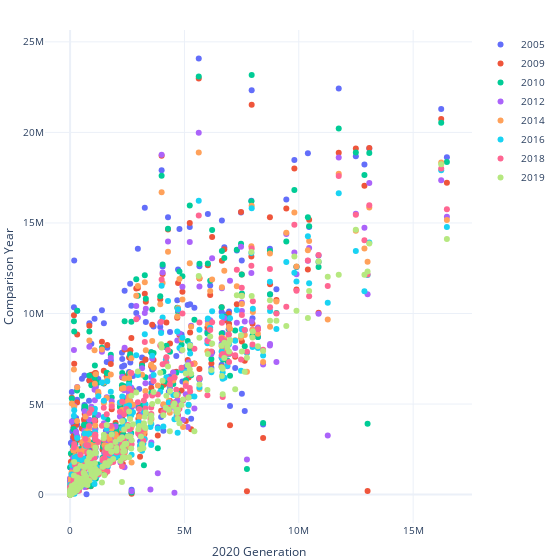

Notebook cell for this chart:
### Code cell
import plotly.graph_objects as go

fig = go.Figure()

# #Comparing to year before
# for yr in yearList:
#     yr2 = yearList[yearList.index(yr)+1]
#     fig.add_trace(go.Scatter(x=df_merged[yr], y=df_merged[yr2], mode='markers', name=yr))
#     if yr2 == '2014':
#         break

#Comparing each year to 2020
for yr in reversed(yearList):
    fig.add_trace(go.Scatter(y=df_merged[yr], x=df_merged['2020'], mode='markers', name=yr))

fig.update_layout(showlegend=True, template='plotly_white', font = dict(size=10), margin=dict(l=10,r=10,b=0,t=30), width = 550,
xaxis_title="2020 Generation", yaxis_title="Comparison Year",)
fig.show()

### Figure 1 — Plotly figure (JSON) as saved in the notebook; plotly's stock layout.template omitted (floating-point values rounded to 4 significant figures; data arrays with more than 128 entries replaced by an {"elided": "..."} marker saying what was removed)
{"data": [{"mode": "markers", "name": "2005", "type": "scatter", "x": {"elided": "273 float values"}, "y": {"elided": "273 float values"}}, {"mode": "markers", "name": "2009", "type": "scatter", "x": {"elided": "273 float values"}, "y": {"elided": "273 float values"}}, {"mode": "markers", "name": "2010", "type": "scatter", "x": {"elided": "273 float values"}, "y": {"elided": "273 float values"}}, {"mode": "markers", "name": "2012", "type": "scatter", "x": {"elided": "273 float values"}, "y": {"elided": "273 float values"}}, {"mode": "markers", "name": "2014", "type": "scatter", "x": {"elided": "273 float values"}, "y": {"elided": "273 float values"}}, {"mode": "markers", "name": "2016", "type": "scatter", "x": {"elided": "273 float values"}, "y": {"elided": "273 float values"}}, {"mode": "markers", "name": "2018", "type": "scatter", "x": {"elided": "273 float values"}, "y": {"elided": "273 float values"}}, {"mode": "markers", "name": "2019", "type": "scatter", "x": {"elided": "273 float values"}, "y": {"elided": "273 float values"}}], "layout": {"font": {"size": 10}, "margin": {"b": 0, "l": 10, "r": 10, "t": 30}, "showlegend": true, "width": 550, "xaxis": {"title": {"text": "2020 Generation"}}, "yaxis": {"title": {"text": "Comparison Year"}}}}
